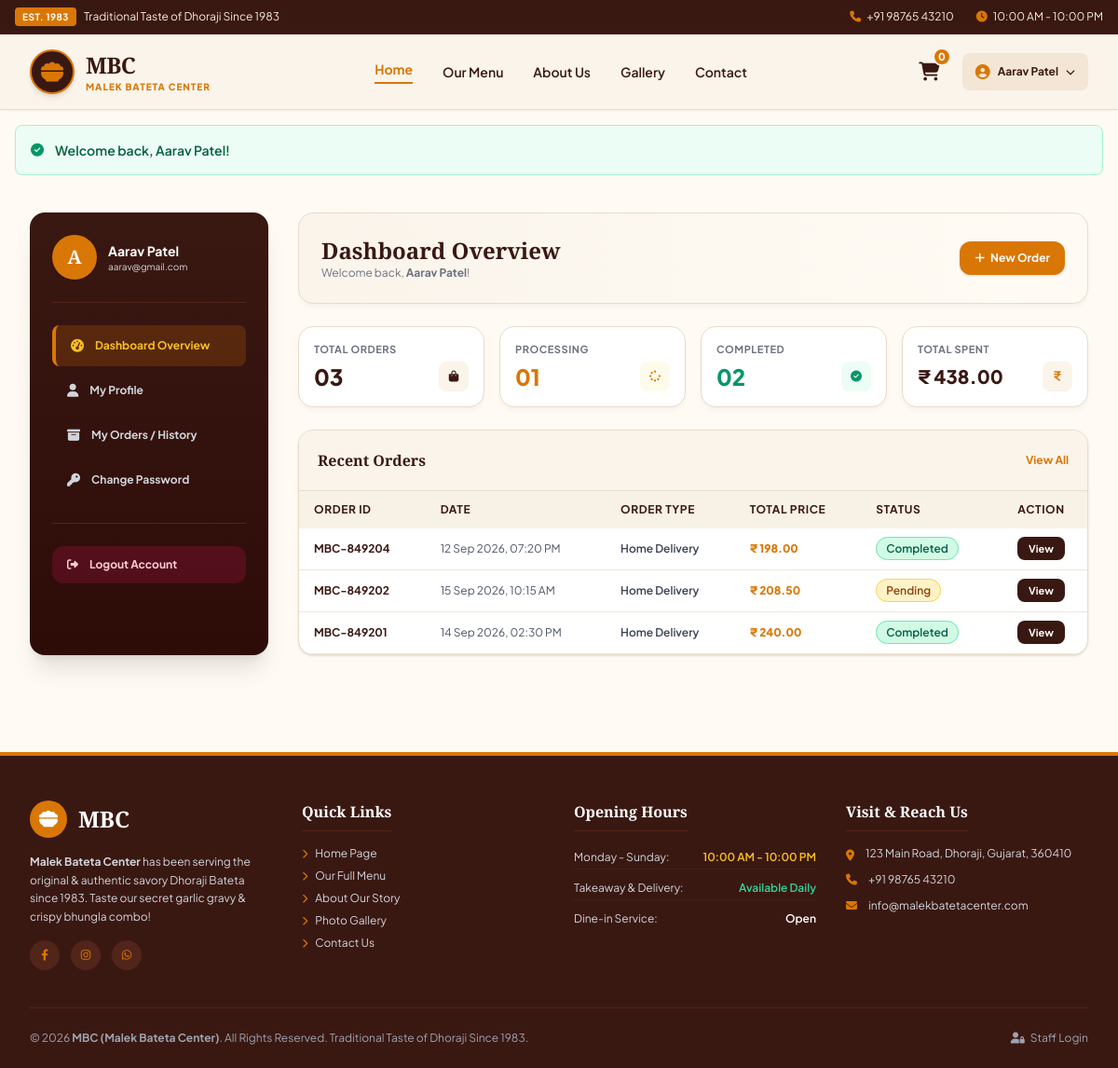
/customer/index.php (signed in), run on the app's committed database.
### tables this page shows
CREATE TABLE IF NOT EXISTS `orders` (
  `id` INT AUTO_INCREMENT PRIMARY KEY,
  `order_number` VARCHAR(30) NOT NULL UNIQUE,
  `user_id` INT DEFAULT NULL,
  `customer_name` VARCHAR(100) NOT NULL,
  `customer_email` VARCHAR(100) NOT NULL,
  `customer_phone` VARCHAR(20) NOT NULL,
  `delivery_address` TEXT NOT NULL,
  `order_type` ENUM('Home Delivery', 'Takeaway', 'Dine-in') DEFAULT 'Home Delivery',
  `payment_method` ENUM('Cash on Delivery', 'UPI', 'Credit/Debit Card') DEFAULT 'Cash on Delivery',
  `subtotal` DECIMAL(10,2) NOT NULL,
  `tax_amount` DECIMAL(10,2) NOT NULL DEFAULT 0.00,
  `delivery_fee` DECIMAL(10,2) NOT NULL DEFAULT 0.00,
  `total_amount` DECIMAL(10,2) NOT NULL,
  `status` ENUM('Pending', 'Preparing', 'Out for Delivery', 'Completed', 'Cancelled') NOT NULL DEFAULT 'Pending',
  `notes` TEXT DEFAULT NULL,
  `created_at` TIMESTAMP DEFAULT CURRENT_TIMESTAMP,
  FOREIGN KEY (`user_id`) REFERENCES `users`(`id`) ON DELETE SET NULL
);

### customer/index.php (the view, shortened to what this page needs)
<?php
require_once __DIR__ . '/../config/helpers.php';
$db = getDB();
$userId = currentUserId();
$totalOrders = $db->query("SELECT COUNT(*) FROM orders WHERE user_id = $userId")->fetchColumn();
$processingOrders = $db->query("SELECT COUNT(*) FROM orders WHERE user_id = $userId AND status IN ('Pending', 'Preparing', 'Out for Delivery')")->fetchColumn();
$completedOrders = $db->query("SELECT COUNT(*) FROM orders WHERE user_id = $userId AND status = 'Completed'")->fetchColumn();
$totalSpent = $db->query("SELECT COALESCE(SUM(total_amount), 0) FROM orders WHERE user_id = $userId AND status = 'Completed'")->fetchColumn();
$stmt = $db->prepare("SELECT * FROM orders WHERE user_id = ? ORDER BY id DESC LIMIT 5");
$stmt->execute([$userId]);
$recentOrders = $stmt->fetchAll();
require_once __DIR__ . '/../includes/header.php';
?>
<section class="py-10 bg-[#FFFBF4]">
    <div class="max-w-7xl mx-auto px-4 sm:px-6 lg:px-8">
        <div class="flex flex-col lg:flex-row gap-8">
            <?php require_once __DIR__ . '/includes/sidebar.php'; ?>
            <div class="flex-grow space-y-6">
                <div class="mbc-card p-6 bg-gradient-to-r from-[#FAF4EB] to-[#FFFBF4] rounded-2xl border border-[#E8DCCB] flex flex-col sm:flex-row justify-between items-start sm:items-center gap-4">
                    <div>
                        <h1 class="font-serif-heading font-extrabold text-2xl text-[#3A1812]">Dashboard Overview</h1>
                        <p class="text-xs text-gray-500">Welcome back, <strong><?php echo htmlspecialchars(currentUserName()); ?></strong>!</p>
                    </div>
                    <a href="<?php echo baseUrl('menu.php'); ?>" class="bg-[#D97706] hover:bg-[#B45309] text-white text-xs font-bold px-4 py-2.5 rounded-xl transition shadow">
                        <i class="fa-solid fa-plus mr-1"></i> New Order
                    </a>
                </div>
                <div class="grid grid-cols-2 sm:grid-cols-4 gap-4">
                    <div class="mbc-card p-4 bg-white rounded-2xl border border-[#E8DCCB] space-y-1">
                        <span class="text-[11px] font-bold text-gray-500 uppercase tracking-wider block">Total Orders</span>
                        <div class="flex items-center justify-between">
                            <span class="text-2xl font-extrabold text-[#3A1812]"><?php echo sprintf("%02d", $totalOrders); ?></span>
                            <div class="w-8 h-8 rounded-lg bg-[#FAF4EB] text-[#3A1812] flex items-center justify-center text-xs font-bold">
                                <i class="fa-solid fa-bag-shopping"></i>
                            </div>
                        </div>
                    </div>
                    <div class="mbc-card p-4 bg-white rounded-2xl border border-[#E8DCCB] space-y-1">
                        <span class="text-[11px] font-bold text-gray-500 uppercase tracking-wider block">Processing</span>
                        <div class="flex items-center justify-between">
                            <span class="text-2xl font-extrabold text-[#D97706]"><?php echo sprintf("%02d", $processingOrders); ?></span>
                            <div class="w-8 h-8 rounded-lg bg-amber-50 text-[#D97706] flex items-center justify-center text-xs font-bold">
                                <i class="fa-solid fa-spinner animate-spin"></i>
                            </div>
                        </div>
                    </div>
                    <div class="mbc-card p-4 bg-white rounded-2xl border border-[#E8DCCB] space-y-1">
                        <span class="text-[11px] font-bold text-gray-500 uppercase tracking-wider block">Completed</span>
                        <div class="flex items-center justify-between">
                            <span class="text-2xl font-extrabold text-emerald-600"><?php echo sprintf("%02d", $completedOrders); ?></span>
                            <div class="w-8 h-8 rounded-lg bg-emerald-50 text-emerald-600 flex items-center justify-center text-xs font-bold">
                                <i class="fa-solid fa-circle-check"></i>
                            </div>
                        </div>
                    </div>
                    <div class="mbc-card p-4 bg-white rounded-2xl border border-[#E8DCCB] space-y-1">
                        <span class="text-[11px] font-bold text-gray-500 uppercase tracking-wider block">Total Spent</span>
                        <div class="flex items-center justify-between">
                            <span class="text-xl font-extrabold text-[#3A1812]"><?php echo formatPrice($totalSpent); ?></span>
                            <div class="w-8 h-8 rounded-lg bg-[#FAF4EB] text-[#D97706] flex items-center justify-center text-xs font-bold">
                                <i class="fa-solid fa-indian-rupee-sign"></i>
                            </div>
                        </div>
                    </div>
                </div>
                <div class="mbc-card bg-white rounded-2xl border border-[#E8DCCB] overflow-hidden shadow">
                    <div class="p-5 border-b border-[#E8DCCB] flex justify-between items-center bg-[#FAF4EB]">
                        <h3 class="font-serif-heading font-bold text-base text-[#3A1812]">Recent Orders</h3>
                        <a href="<?php echo baseUrl('customer/orders.php'); ?>" class="text-xs font-bold text-[#D97706] hover:underline">View All</a>
                    </div>
                    <div class="overflow-x-auto">
                        <table class="w-full text-left mbc-table text-xs">
                            <thead>
                                <tr>
                                    <th>Order ID</th>
                                    <th>Date</th>
                                    <th>Order Type</th>
                                    <th>Total Price</th>
                                    <th>Status</th>
                                    <th class="text-center">Action</th>
                                </tr>
                            </thead>
                            <tbody>
                                <?php if (empty($recentOrders)): ?>
                                    <tr>
                                        <td colspan="6" class="text-center py-6 text-gray-500">No recent orders found.</td>
                                    </tr>
                                <?php else: ?>
                                    <?php foreach ($recentOrders as $ord): ?>
                                        <tr>
                                            <td class="font-bold text-[#3A1812]"><?php echo htmlspecialchars($ord['order_number']); ?></td>
                                            <td class="text-gray-600"><?php echo date('d M Y, h:i A', strtotime($ord['created_at'])); ?></td>
                                            <td><span class="font-semibold text-gray-700"><?php echo htmlspecialchars($ord['order_type']); ?></span></td>
                                            <td class="font-extrabold text-[#D97706]"><?php echo formatPrice($ord['total_amount']); ?></td>
                                            <td><?php echo renderStatusBadge($ord['status']); ?></td>
                                            <td class="text-center">
                                                <a href="<?php echo baseUrl('customer/order-detail.php?id=' . $ord['id']); ?>" class="bg-[#3A1812] hover:bg-[#D97706] text-white text-[11px] font-bold px-3 py-1.5 rounded-lg transition">
                                                    View
                                                </a>
                                            </td>
                                        </tr>
                                    <?php endforeach; ?>
                                <?php endif; ?>
                            </tbody>
                        </table>
                    </div>
                </div>
            </div>
        </div>
    </div>
</section>
<?php require_once __DIR__ . '/../includes/footer.php'; ?>

### config/helpers.php (shortened to what this page needs)
<?php
function baseUrl($path = '') {
    $protocol = isset($_SERVER['HTTPS']) && $_SERVER['HTTPS'] === 'on' ? 'https' : 'http';
    $host = $_SERVER['HTTP_HOST'] ?? 'localhost:8000';
    $scriptDir = dirname($_SERVER['SCRIPT_NAME']);
    $base = rtrim($protocol . "://" . $host . rtrim(str_replace('\\', '/', $scriptDir), '/'), '/');
    if (strpos($_SERVER['SCRIPT_NAME'], '/admin') !== false) {
        $base = dirname($base);
    } elseif (strpos($_SERVER['SCRIPT_NAME'], '/customer') !== false) {
        $base = dirname($base);
    }
    return rtrim($base, '/') . '/' . ltrim($path, '/');
}
function formatPrice($amount) {
    return '₹ ' . number_format((float)$amount, 2);
}
function currentUserId() {
    return $_SESSION['user_id'] ?? null;
}
function currentUserName() {
    return $_SESSION['user_name'] ?? 'Guest';
}
function renderStatusBadge($status) {
    switch ($status) {
        case 'Pending':
            return '<span class="px-2.5 py-1 text-xs font-semibold rounded-full bg-amber-100 text-amber-800 border border-amber-300">Pending</span>';
        case 'Completed':
            return '<span class="px-2.5 py-1 text-xs font-semibold rounded-full bg-emerald-100 text-emerald-800 border border-emerald-300">Completed</span>';
    }
}

### assets/css/style.css (style rules this page uses)
:root { --mbc-dark-brown: #3A1812; --mbc-deep-red: #2D0B07; --mbc-cream-bg: #FFFBF4; --mbc-cream-card: #FAF4EB; --mbc-amber-primary: #D97706; --mbc-amber-hover: #B45309; --mbc-orange-accent: #E65100; --mbc-text-dark: #2A1712; --mbc-border: #E8DCCB; }
body { font-family: 'Plus Jakarta Sans', sans-serif; background-color: var(--mbc-cream-bg); color: var(--mbc-text-dark); }
.font-serif-heading { font-family: 'Playfair Display', Georgia, serif; }
.mbc-card { background-color: #FFFFFF; border: 1px solid var(--mbc-border); border-radius: 0.75rem; box-shadow: 0 4px 6px -1px rgba(58, 24, 18, 0.04), 0 2px 4px -1px rgba(58, 24, 18, 0.02); }
.mbc-table th { background-color: #F8F1E5; color: var(--mbc-dark-brown); font-weight: 700; text-transform: uppercase; font-size: 0.75rem; letter-spacing: 0.05em; padding: 0.75rem 1rem; }
.mbc-table td { padding: 0.875rem 1rem; border-bottom: 1px solid #F3E6D5; }

### data on the page
orders: order_number "MBC-849204", created_at "12 Sep 2026, 07:20 PM", order_type "Home Delivery", total_amount "₹ 198.00", status "Completed"
orders: order_number "MBC-849202", created_at "15 Sep 2026, 10:15 AM", order_type "Home Delivery", total_amount "₹ 208.50", status "Pending"
orders: order_number "MBC-849201", created_at "14 Sep 2026, 02:30 PM", order_type "Home Delivery", total_amount "₹ 240.00", status "Completed"

### other printed values
$cartCount "0"
currentUserName() "Aarav Patel"
$flash['message'] "Welcome back, Aarav Patel!"
substr(currentUserName(), 0, 1) "A"
currentUserEmail() "aarav@gmail.com"
$totalOrders "03"
$processingOrders "01"
$completedOrders "02"
formatPrice($totalSpent) "₹ 438.00"
